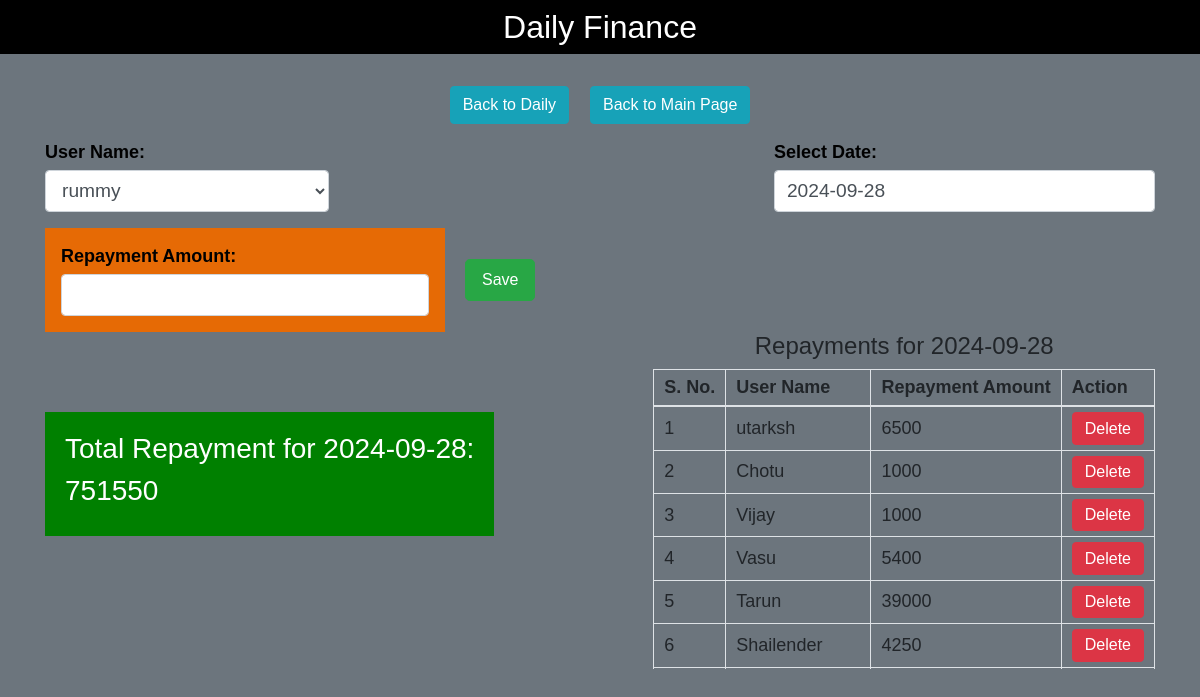
/repaymentpage.php?date=2024-09-28 (signed in), run on the app's committed database.
### tables this page shows
CREATE TABLE `repayment_history` (
  `id` int(11) NOT NULL,
  `user_id` int(11) NOT NULL,
  `repayment_amount` decimal(10,2) NOT NULL,
  `repayment_date` date NOT NULL
);

CREATE TABLE `users_details` (
  `id` int(11) NOT NULL,
  `name` varchar(255) NOT NULL,
  `mobile_number` varchar(15) DEFAULT NULL,
  `paise_diye` decimal(10,2) NOT NULL,
  `paise_lene` decimal(10,2) NOT NULL,
  `date` date DEFAULT NULL
);

### repaymentpage.php (the view, shortened to what this page needs)
<?php
include 'db.php';
$users = [];
$result = $conn->query("SELECT id, name FROM users_details");
while ($row = $result->fetch_assoc()) {
    $users[] = $row;
}
$repayments = [];
$totalRepayment = 0;
$selectedDate = isset($_GET['date']) ? $_GET['date'] : '';
if ($selectedDate) {
    $stmt = $conn->prepare("SELECT r.id, r.user_id, r.repayment_amount, r.repayment_date, u.name FROM repayment_history r JOIN users_details u ON r.user_id = u.id WHERE r.repayment_date = ?");
    $stmt->bind_param("s", $selectedDate);
    $stmt->execute();
    $result = $stmt->get_result();
    while ($row = $result->fetch_assoc()) {
        $repayments[] = $row;
        $totalRepayment += $row['repayment_amount'];
    }
}
?>
<!DOCTYPE html>
<html>
<head>
    <link href="https://maxcdn.bootstrapcdn.com/bootstrap/4.5.2/css/bootstrap.min.css" rel="stylesheet">
    <link rel="stylesheet" href="//code.jquery.com/ui/1.12.1/themes/base/jquery-ui.css">
    <link href="assets/css/styles.css" rel="stylesheet">
</head>
<body>
 <header class="text-white text-center  repayment-header" style="background-color: black;">
        <h2 class="text-white text-center py-2" >Daily Finance</h2>
    </header>
    <div class="container pt-4">
        <div>
            <div class="text-center mb-3">
                <button type="button" class="btn btn-info btn-custom mx-2" onclick="window.location.href='daily.php'">
                    <i class="fas fa-arrow-left"></i> Back to Daily
                </button>
                <button type="button" class="btn btn-info btn-custom mx-2" onclick="window.location.href='index.php'">
                    <i class="fas fa-arrow-left"></i> Back to Main Page
                </button>
            </div>
            <form id="repaymentForm" method="post" action="repayment.php">
                <div class="form-container">
                    <div class="form-group">
                        <label for="userName">User Name:</label>
                        <select id="userName" name="id" class="form-control" required>
                            <?php foreach ($users as $user) { ?>
                                <option value="<?php echo $user['id']; ?>"><?php echo $user['name']; ?></option>
                            <?php } ?>
                        </select>
                    </div>
                    <div class="form-group">
                        <label for="datePicker">Select Date:</label>
                        <input type="text" id="datePicker" class="form-control datepicker"
                            value="<?php echo htmlspecialchars($selectedDate); ?>" required>
                    </div>
                </div>
                <div class="form-group mb-0">
                    <div class="repayment-patch">
                        <div class="repayment-amount-patch">
                            <label for="repaymentAmount">Repayment Amount:</label>
                            <input type="number" id="repaymentAmount" name="repaymentAmount" class="form-control"
                                required>
                        </div>
                        <div>
                            <button type="submit" class="btn btn-success btn-lg">Save</button>
                        </div>
                    </div>
                </div>
            </form>
        </div>
<div class="d-flex repayment-collection">
    <?php if ($selectedDate) { ?>
        <div class="total-repayment">
            <h3>Total Repayment for <?php echo htmlspecialchars($selectedDate); ?>:</h3>
            <h3><?php echo intval($totalRepayment); ?></h3>
        </div>
    <?php } ?>
    <div class="repayment-list">
        <?php if (!empty($repayments)) { ?>
            <h4 class="text-center">Repayments for <?php echo htmlspecialchars($selectedDate); ?></h4>
            <div class="table-container">
                <table class="table table-bordered">
                    <thead>
                        <tr>
                            <th>S. No.</th>
                            <th>User Name</th>
                            <th>Repayment Amount</th>
                            <th>Action</th>
                        </tr>
                    </thead>
                    <tbody>
                        <?php
                        $serialNo = 1;
                        foreach ($repayments as $repayment) { ?>
                            <tr>
                                <td><?php echo $serialNo++; ?></td>
                                <td><?php echo htmlspecialchars($repayment['name']); ?></td>
                                <td><?php echo intval($repayment['repayment_amount']); ?></td>
                                <td>
                                    <button class="btn btn-danger delete-btn"
                                        data-id="<?php echo $repayment['id']; ?>">Delete</button>
                                </td>
                            </tr>
                        <?php } ?>
                    </tbody>
                </table>
            </div>
        <?php } else { ?>
            <p class="text-center">No repayments found for the selected date.</p>
        <?php } ?>
    </div>
</div>
    </div>
</body>
</html>

### assets/css/styles.css (style rules this page uses)
body { background-color: #6c757d !important; padding: 0px; margin: 0px; line-height: 1.4; font-family: 'Poppins', sans-serif !important; font-size: 18px; overflow-x: hidden; }
label { font-weight: bold !important; }
table { border-collapse: collapse !important; width: max-content !important; }
th, td { white-space: nowrap; }
.form-control { font-size: 1.2rem !important; }
.btn { font-size: 16px; }
#repaymentForm .form-container { display: flex; justify-content: space-between; }
#repaymentForm .form-container label, #repaymentForm .form-group label { font-weight: bold; margin-bottom: 4px; color: black; }
#repaymentForm .repayment-patch { display: flex; align-items: center; }
#repaymentForm .repayment-amount-patch { padding: 1rem; background-color: rgb(230, 106, 5); max-width: 400px; margin-right: 20px; width: 100%; }
.repayment-collection { justify-content: space-between; }
.repayment-collection .total-repayment { background: green; color: white; padding: 20px; height: fit-content; margin-top: 5rem; }
.repayment-list table td, .repayment-list table th { padding: 5px 10px; vertical-align: middle; }
.repayment-list table td button.btn { padding-top: .2rem; padding-bottom: .2rem; }
.datepicker { z-index: 1050 !important; }
.btn-custom { margin: 0 5px; }
.form-group .form-control { display: inline-block; }
.table-container { overflow-x: auto; }

### repaymentpage.php (style rules this page uses)
.table-container { max-height: 300px; overflow-y: auto; overflow-x: hidden; }

### data on the page
repayment_history: user.name "utarksh", repayment_amount "6500"
repayment_history: user.name "Chotu", repayment_amount "1000"
repayment_history: user.name "Vijay", repayment_amount "1000"
repayment_history: user.name "Vasu", repayment_amount "5400"
repayment_history: user.name "Tarun", repayment_amount "39000"
repayment_history: user.name "Shailender", repayment_amount "4250"

### other printed values
$selectedDate "2024-09-28"
$totalRepayment "751550"
form field id "rummy"
